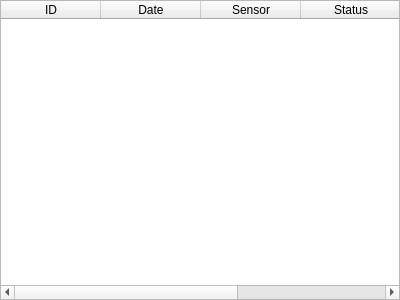
<?xml version="1.0" encoding="UTF-8"?>
<ui version="4.0">
 <class>Dialog</class>
 <widget class="QDialog" name="Dialog">
  <property name="geometry">
   <rect>
    <x>0</x>
    <y>0</y>
    <width>400</width>
    <height>300</height>
   </rect>
  </property>
  <property name="windowTitle">
   <string>Status</string>
  </property>
  <layout class="QGridLayout" name="gridLayout">
   <property name="leftMargin">
    <number>0</number>
   </property>
   <property name="topMargin">
    <number>0</number>
   </property>
   <property name="rightMargin">
    <number>0</number>
   </property>
   <property name="bottomMargin">
    <number>0</number>
   </property>
   <item row="0" column="0">
    <widget class="QTableWidget" name="tableWidget">
     <property name="columnCount">
      <number>5</number>
     </property>
     <column>
      <property name="text">
       <string>ID</string>
      </property>
     </column>
     <column>
      <property name="text">
       <string>Date</string>
      </property>
     </column>
     <column>
      <property name="text">
       <string>Sensor</string>
      </property>
     </column>
     <column>
      <property name="text">
       <string>Status</string>
      </property>
     </column>
     <column>
      <property name="text">
       <string>Message</string>
      </property>
     </column>
    </widget>
   </item>
  </layout>
 </widget>
 <resources/>
 <connections/>
</ui>
